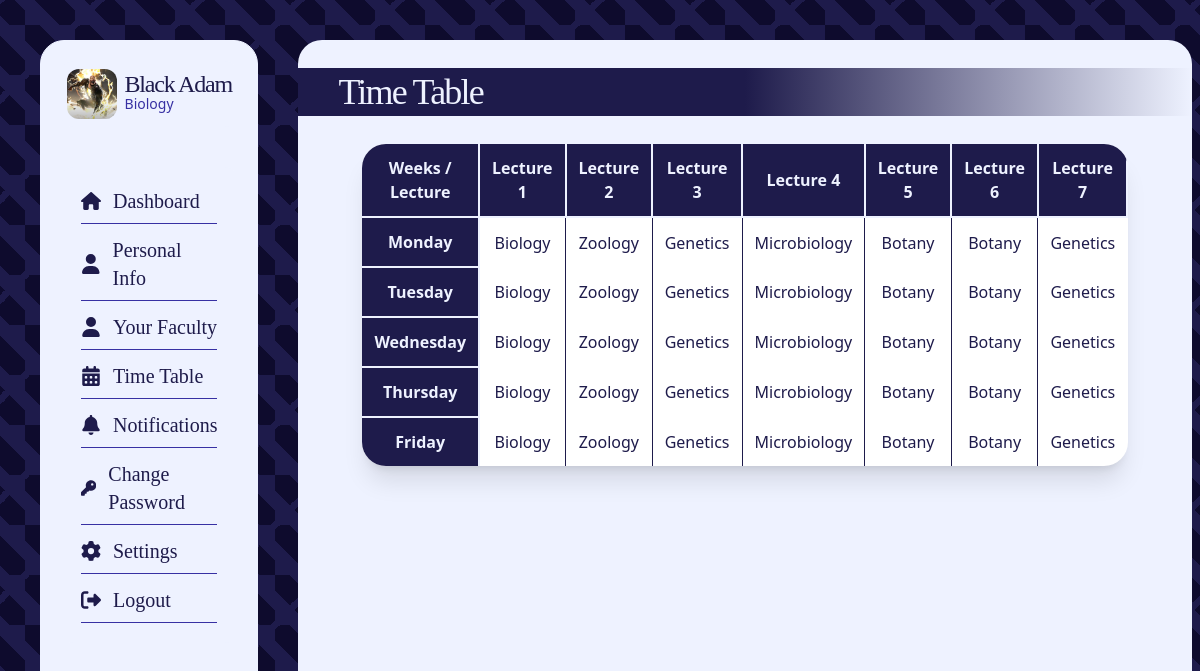
/dashboard/dash_time_table (signed in), run on the app's committed database.
### core/models.py (models this page shows, shortened)
class Students(models.Model):
    user = models.ForeignKey(User, on_delete=models.CASCADE)
    student_id = models.IntegerField()
    profile_img = models.ImageField(
        upload_to="profile_images", default="blank_profile_picture.jpg", null=True
    )
    address = models.CharField(max_length=100, default="")
    phone = models.IntegerField(default=0)
    course_id = models.ForeignKey(Courses, on_delete=models.CASCADE, null=True)
    father_name = models.CharField(max_length=30, default="")
    mother_name = models.CharField(max_length=30, default="")
    father_phone = models.IntegerField(default=0)
    mother_phone = models.IntegerField(default=0)
    dob = models.DateField(default=datetime.now)

class Courses(models.Model):
    course_name = models.CharField(max_length=100)
    course_id = models.IntegerField()

class TimeTables(models.Model):
    day_choices = (
        ("Sunday", "Sunday"),
        ("Monday", "Monday"),
        ("Tuesday", "Tuesday"),
        ("Wednesday", "Wednesday"),
        ("Thursday", "Thursday"),
        ("Friday", "Friday"),
        ("Saturday", "Saturday"),
    )
    course_id = models.ForeignKey(Courses, on_delete=models.CASCADE)
    subject_id = models.ForeignKey(Subjects, on_delete=models.CASCADE)
    time_start = models.TimeField()
    time_end = models.TimeField()
    day = models.CharField(max_length=30, choices=day_choices, default="Sunday")
    room_no = models.IntegerField(default=0)
    type_of_class = models.CharField(
        max_length=10,
        choices=(("Lecture", "Lecture"), ("Lab", "Lab")),
        default="Lecture",
    )

class Subjects(models.Model):
    subject_name = models.CharField(max_length=100)
    subject_id = models.IntegerField()
    course_id = models.ForeignKey(Courses, on_delete=models.CASCADE)
    subject_credits = models.IntegerField()

### core/views.py (the view)
@login_required(login_url="login")
def dash_time_table(request):
    student = Students.objects.filter(user=request.user).first()
    subjects = Subjects.objects.filter(course_id=student.course_id)
    days = ["Monday", "Tuesday", "Wednesday", "Thursday", "Friday"]
    current_day = datetime.now().strftime("%A")
    day_wize_timetable = {
        "Monday": [],
        "Tuesday": [],
        "Wednesday": [],
        "Thursday": [],
        "Friday": [],
    }
    for day in days:
        for time in TimeTables.objects.filter(course_id=student.course_id, day=day):
            day_wize_timetable[day].append(time)
    return render(
        request,
        "dash_time_table.html",
        {
            "user_profile": student,
            "subjects": subjects,
            "day_wize_timetable": day_wize_timetable,
            "current_day": current_day,
        },
    )

### templates/dash_time_table.html
{% extends "dash_base.html" %} {% block content %}
<div
	class="bg-indigo-50 backdrop-blur-sm overflow-y-scroll pb-10 rounded-3xl w-full h-full flex flex-col text-indigo-50"
>
	<h1
		class="text-4xl font-light font-serif tracking-tighter text-indigo-50 my-7 px-10 py-1 w-full bg-gradient-to-r from-indigo-950 via-indigo-950 to-transparent"
	>
		Time Table
	</h1>
	<table
		class="self-center text-indigo-950 mx-16 bg-white px-5 shadow-xl rounded-3xl overflow-hidden"
	>
		<tr class="border-b-2 border-b-indigo-950">
			<th
				class="p-3 border-r-2 border-b-2 border-indigo-50 text-indigo-50 bg-indigo-950"
			>
				Weeks / Lecture
			</th>
			<th
				class="p-3 border-r-2 border-b-2 border-indigo-50 text-indigo-50 bg-indigo-950"
			>
				Lecture 1
			</th>
			<th
				class="p-3 border-r-2 border-b-2 border-indigo-50 text-indigo-50 bg-indigo-950"
			>
				Lecture 2
			</th>
			<th
				class="p-3 border-r-2 border-b-2 border-indigo-50 text-indigo-50 bg-indigo-950"
			>
				Lecture 3
			</th>
			<th
				class="p-3 border-r-2 border-b-2 border-indigo-50 text-indigo-50 bg-indigo-950"
			>
				Lecture 4
			</th>
			<th
				class="p-3 border-r-2 border-b-2 border-indigo-50 text-indigo-50 bg-indigo-950"
			>
				Lecture 5
			</th>
			<th
				class="p-3 border-r-2 border-b-2 border-indigo-50 text-indigo-50 bg-indigo-950"
			>
				Lecture 6
			</th>
			<th
				class="p-3 border-r-2 border-b-2 border-indigo-50 text-indigo-50 bg-indigo-950"
			>
				Lecture 7
			</th>
		</tr>
		<tr>
			<th
				class="p-3 border-r-2 border-b-2 border-indigo-50 text-indigo-50 bg-indigo-950"
			>
				Monday
			</th>
			{% for x in day_wize_timetable.Monday %}
			<td
				class="p-3 text-center {% if forloop.last %} {% else %} border-r border-r-indigo-950 {% endif %} hover:bg-green-500 hover:text-white"
			>
				{{x.subject_id.subject_name}}
			</td>
			{% endfor %}
		</tr>
		<tr>
			<th
				class="p-3 border-r-2 border-b-2 border-indigo-50 text-indigo-50 bg-indigo-950"
			>
				Tuesday
			</th>
			{% for x in day_wize_timetable.Tuesday %}
			<td
				class="p-3 text-center {% if forloop.last %} {% else %} border-r border-r-indigo-950 {% endif %} hover:bg-green-500 hover:text-white"
			>
				{{x.subject_id.subject_name}}
			</td>
			{% endfor %}
		</tr>
		<tr>
			<th
				class="p-3 border-r-2 border-b-2 border-indigo-50 text-indigo-50 bg-indigo-950"
			>
				Wednesday
			</th>
			{% for x in day_wize_timetable.Wednesday %}
			<td
				class="p-3 text-center {% if forloop.last %} {% else %} border-r border-r-indigo-950 {% endif %} hover:bg-green-500 hover:text-white"
			>
				{{x.subject_id.subject_name}}
			</td>
			{% endfor %}
		</tr>
		<tr>
			<th
				class="p-3 border-r-2 border-b-2 border-indigo-50 text-indigo-50 bg-indigo-950"
			>
				Thursday
			</th>
			{% for x in day_wize_timetable.Thursday %}
			<td
				class="p-3 text-center {% if forloop.last %} {% else %} border-r border-r-indigo-950 {% endif %} hover:bg-green-500 hover:text-white"
			>
				{{x.subject_id.subject_name}}
			</td>
			{% endfor %}
		</tr>
		<tr>
			<th
				class="p-3 border-r-2 border-r-indigo-50 text-indigo-50 bg-indigo-950"
			>
				Friday
			</th>
			{% for x in day_wize_timetable.Friday %}
			<td
				class="p-3 text-center {% if forloop.last %} {% else %} border-r border-r-indigo-950 {% endif %} hover:bg-green-500 hover:text-white"
			>
				{{x.subject_id.subject_name}}
			</td>
			{% endfor %}
		</tr>
	</table>
</div>
{% endblock content%}

### templates/dash_base.html (shortened to what this page needs)
<!DOCTYPE html>
<html lang="en">
	<head>
		<script src="//cdn.tailwindcss.com"></script>
	</head>
	<body class="flex gap-10 h-screen p-10">
		<nav
			class="bg-indigo-50 backdrop-blur h-full rounded-3xl basis-1/5 border border-indigo-50 flex flex-col items-evenly"
		>
			<div
				class="profile py-2 rounded-xl flex justify-center gap-2 items-center mx-5 my-5 bg-indigo-50"
			>
				<div
					class="img bg-[url('{{user_profile.profile_img.url}}')] rounded-xl aspect-square h-[50px] bg-center bg-cover"
				></div>
				<h1
					class="text-2xl font-serif font-medium tracking-tighter text-indigo-950 leading-5"
				>
					{{user_profile.user.username}}
					<span
						class="block text-sm tracking-normal font-sans bg-indigo-50 text-indigo-800"
					>
						{{user_profile.course_id.course_name}}
					</span>
				</h1>
			</div>
			<div
				class="menu p-5 rounded-xl flex flex-col text-xl justify-center gap-3 items-center mx-5 my-5 bg-indigo-50 font-serif"
			>
				<a
					href="/dashboard/"
					class="flex gap-3 items-center border-b border-indigo-800 pb-2 w-full relative after:content-[''] after:absolute after:bottom-0 after:duration-700 text-indigo-950 hover:after:w-full after:h-1 after:bg-indigo-950 after:rounded-full after:left-0 after:w-0"
				>
					Dashboard</a
				>
				<a
					href="/dashboard/dash_personal_info"
					class="flex gap-3 items-center border-b border-indigo-800 pb-2 w-full relative after:content-[''] after:absolute after:bottom-0 after:duration-700 text-indigo-950 hover:after:w-full after:h-1 after:bg-indigo-950 after:rounded-full after:left-0 after:w-0"
				>
					<svg
						xmlns="http://www.w3.org/2000/svg"
						height="20"
						width="20"
						viewBox="0 0 448 512"
					>
						<path
							fill="#1E1B4B"
							d="M224 256A128 128 0 1 0 224 0a128 128 0 1 0 0 256zm-45.7 48C79.8 304 0 383.8 0 482.3C0 498.7 13.3 512 29.7 512H418.3c16.4 0 29.7-13.3 29.7-29.7C448 383.8 368.2 304 269.7 304H178.3z"
						/>
					</svg>
					Personal Info</a
				>
				<a
					href="/dashboard/dash_faculty"
					class="flex gap-3 items-center border-b border-indigo-800 pb-2 w-full relative after:content-[''] after:absolute after:bottom-0 after:duration-700 text-indigo-950 hover:after:w-full after:h-1 after:bg-indigo-950 after:rounded-full after:left-0 after:w-0"
				>
					<svg
						xmlns="http://www.w3.org/2000/svg"
						height="20"
						width="20"
						viewBox="0 0 448 512"
					>
						<path
							fill="#1E1B4B"
							d="M224 256A128 128 0 1 0 224 0a128 128 0 1 0 0 256zm-45.7 48C79.8 304 0 383.8 0 482.3C0 498.7 13.3 512 29.7 512H418.3c16.4 0 29.7-13.3 29.7-29.7C448 383.8 368.2 304 269.7 304H178.3z"
						/>
					</svg>
					Your Faculty</a
				>
				<a
					href="/dashboard/dash_time_table"
					class="flex gap-3 items-center border-b border-indigo-800 pb-2 w-full relative after:content-[''] after:absolute after:bottom-0 after:duration-700 text-indigo-950 hover:after:w-full after:h-1 after:bg-indigo-950 after:rounded-full after:left-0 after:w-0"
				>
					Time Table</a
				>
				<a
					href="/dashboard/dash_notification"
					class="flex gap-3 items-center border-b border-indigo-800 pb-2 w-full relative after:content-[''] after:absolute after:bottom-0 after:duration-700 text-indigo-950 hover:after:w-full after:h-1 after:bg-indigo-950 after:rounded-full after:left-0 after:w-0"
				>
					Notifications</a
				>
				<a
					href="/dashboard/dash_change_pass"
					class="flex gap-3 items-center border-b border-indigo-800 pb-2 w-full relative after:content-[''] after:absolute after:bottom-0 after:duration-700 text-indigo-950 hover:after:w-full after:h-1 after:bg-indigo-950 after:rounded-full after:left-0 after:w-0"
				>
					Change Password</a
				>
				<a
					href="/student_settings/"
					class="flex gap-3 items-center border-b border-indigo-800 pb-2 w-full relative after:content-[''] after:absolute after:bottom-0 after:duration-700 text-indigo-950 hover:after:w-full after:h-1 after:bg-indigo-950 after:rounded-full after:left-0 after:w-0"
				>
					Settings</a
				>
				<a
					href="/logout/"
					class="flex gap-3 items-center border-b border-indigo-800 pb-2 w-full relative after:content-[''] after:absolute after:bottom-0 after:duration-700 text-indigo-950 hover:after:w-full after:h-1 after:bg-indigo-950 after:rounded-full after:left-0 after:w-0"
					>
					Logout
				</a>
			</div>
		</nav>
		<div class="right-sec h-full flex-1">
			{% block content %} {% endblock content %}
		</div>
	</body>
</html>

### data on the page
Students: profile_img (picture), user.username "Black Adam", course_id.course_name "Biology"
TimeTables: subject_id.subject_name "Biology"
TimeTables: subject_id.subject_name "Zoology"
TimeTables: subject_id.subject_name "Genetics"
TimeTables: subject_id.subject_name "Microbiology"
TimeTables: subject_id.subject_name "Botany"
TimeTables: subject_id.subject_name "Botany"
TimeTables: subject_id.subject_name "Genetics"
TimeTables: subject_id.subject_name "Biology"
TimeTables: subject_id.subject_name "Zoology"
TimeTables: subject_id.subject_name "Genetics"
TimeTables: subject_id.subject_name "Microbiology"
TimeTables: subject_id.subject_name "Botany"
TimeTables: subject_id.subject_name "Botany"
TimeTables: subject_id.subject_name "Genetics"
TimeTables: subject_id.subject_name "Biology"
TimeTables: subject_id.subject_name "Zoology"
TimeTables: subject_id.subject_name "Genetics"
TimeTables: subject_id.subject_name "Microbiology"
TimeTables: subject_id.subject_name "Botany"
TimeTables: subject_id.subject_name "Botany"
TimeTables: subject_id.subject_name "Genetics"
TimeTables: subject_id.subject_name "Biology"
TimeTables: subject_id.subject_name "Zoology"
TimeTables: subject_id.subject_name "Genetics"
TimeTables: subject_id.subject_name "Microbiology"
TimeTables: subject_id.subject_name "Botany"
TimeTables: subject_id.subject_name "Botany"
TimeTables: subject_id.subject_name "Genetics"
TimeTables: subject_id.subject_name "Biology"
TimeTables: subject_id.subject_name "Zoology"
TimeTables: subject_id.subject_name "Genetics"
TimeTables: subject_id.subject_name "Microbiology"
TimeTables: subject_id.subject_name "Botany"
TimeTables: subject_id.subject_name "Botany"
TimeTables: subject_id.subject_name "Genetics"
